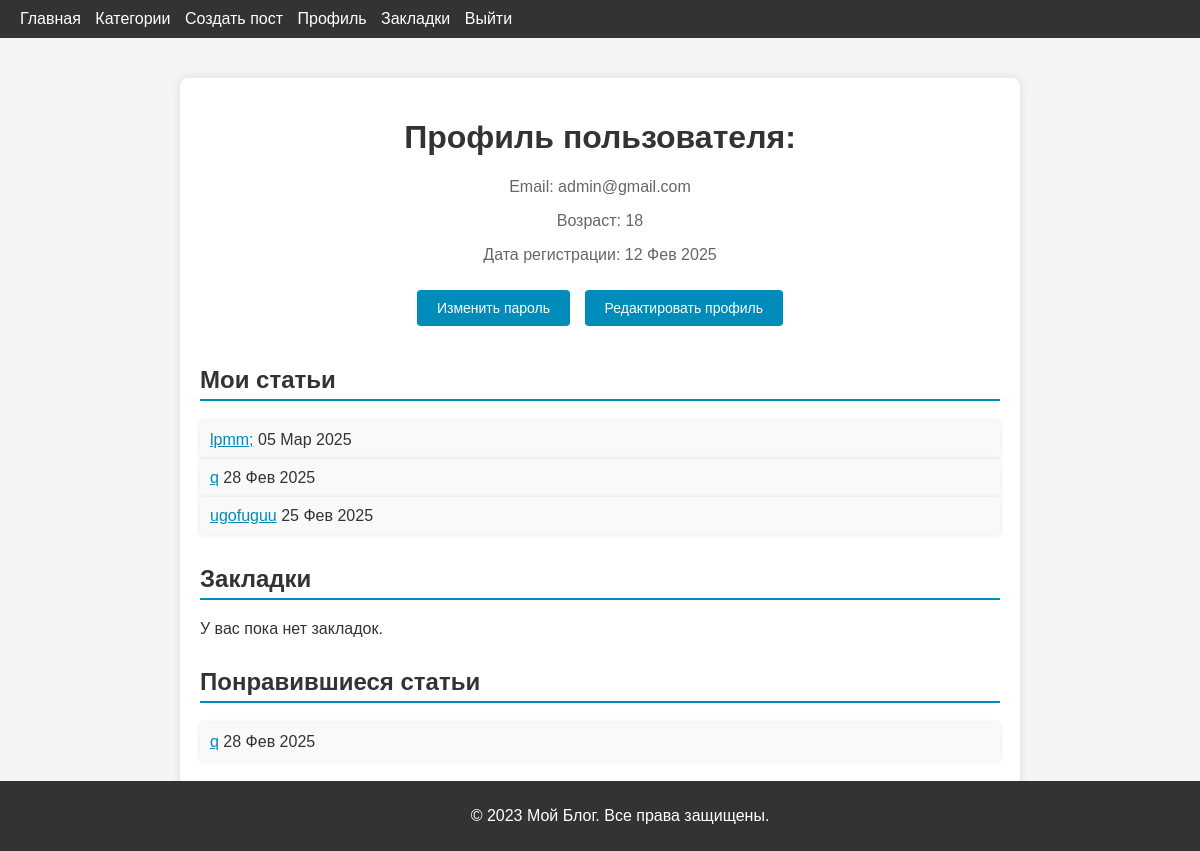
The page /accounts/profile/ (signed in) on the database its author committed.
### account/models.py (models this page shows, shortened)
class User(AbstractUser):
    username = None
    date_joined = None
    email = models.EmailField(
        max_length=255,
        unique=True,
        verbose_name="Электронная почта",
    )
    first_name = models.CharField(
        max_length=255,
        blank=True,
        verbose_name="Имя",
    )
    last_name = models.CharField(
        max_length=255,
        blank=True,
        verbose_name="Фамилия",
    )
    age = models.PositiveSmallIntegerField(
        default=18,
        verbose_name="Возраст",
    )
    is_active = models.BooleanField(
        default=True,
        verbose_name="Активен",
    )
    is_staff = models.BooleanField(
        default=False,
        verbose_name="Персонал",
    )
    is_superuser = models.BooleanField(
        default=False,
        verbose_name="Суперпользователь",
    )
    created_at = models.DateTimeField(auto_now_add=True, verbose_name="Дата создание")
    updated_at = models.DateTimeField(auto_now=True, verbose_name="Дата обновление")
    USERNAME_FIELD = "email"
    REQUIRED_FIELDS = []
    objects = UserManager()
    class Meta:
        verbose_name = "Пользователь"
        verbose_name_plural = "Пользователи"
        ordering = ['-updated_at']

### blog/models.py (models this page shows, shortened)
class Post(models.Model):
    category = models.ManyToManyField(
        to=Category,
        related_name="posts",
        verbose_name="Категории",
    )
    owner = models.ForeignKey(
        to=User,
        on_delete=models.CASCADE,
        related_name="posts",
        verbose_name="Автор",
    )
    title = models.CharField(
        max_length=255,
        verbose_name="Заголовок",
    )
    description = models.CharField(
        max_length=255,
        verbose_name="Описание"
    )
    content = models.TextField(
        verbose_name="Содержание"
    )
    art_image = models.ImageField(
        upload_to="posts/",
        null=True,
        blank=True,
        verbose_name="Изображение статьи"
    )
    bookmarks = models.ManyToManyField(
        to=User,
        related_name="bookmarks",
        blank=True,
        verbose_name="Закладки"
    )
    likes = models.ManyToManyField(
        to=User,
        related_name="likes",
        blank=True,
        verbose_name="Нравится"
    )
    dislikes = models.ManyToManyField(
        to=User,
        related_name="dislikes",
        blank=True,
        verbose_name="Не нравится"
    )
    created_at = models.DateTimeField(auto_now_add=True, verbose_name="Дата создания")
    updated_at = models.DateTimeField(auto_now=True, verbose_name="Дата обновления")
    class Meta:
        verbose_name = "Статья"
        verbose_name_plural = "Статьи"
        ordering = ['-updated_at']

### account/views/profile.py (the view)
# urls.py: path('profile/', profile, name='profile'),
@login_required
def profile(request):
    user = request.user
    return render(request, 'account/profile.html', {'user': user})

### templates/account/profile.html (shortened to what this page needs)
{% extends 'base.html' %}
{% block content %}
    <div class="profile-container">
        <div class="profile-header">
            <h1>Профиль пользователя: {{ user.first_name }} {{ user.last_name }}</h1>
            <p>Email: {{ user.email }}</p>
            <p>Возраст: {{ user.age }}</p>
            <p>Дата регистрации: {{ user.created_at|date:"d M Y" }}</p>
            <a href="{% url 'account:password-change' %}" class="profile-btn">Изменить пароль</a>
            <a href="{% url 'account:edit-profile' %}" class="profile-btn">Редактировать профиль</a>
        </div>
        <div class="profile-posts">
            <h2>Мои статьи</h2>
            {% if user.posts.all %}
                <ul>
                    {% for post in user.posts.all %}
                        <li>
                            <a href="{% url 'blog:post-detail' post.id %}">{{ post.title }}</a>
                            <span class="post-date">{{ post.created_at|date:"d M Y" }}</span>
                        </li>
                    {% endfor %}
                </ul>
            {% else %}
                <p>У вас пока нет статей.</p>
            {% endif %}
        </div>
        <div class="profile-bookmarks">
            <h2>Закладки</h2>
            {% if user.bookmarks.all %}
                <ul>
                    {% for post in user.bookmarks.all %}
                        <li>
                            <a href="{% url 'blog:post-detail' post.id %}">{{ post.title }}</a>
                            <span class="post-date">{{ post.created_at|date:"d M Y" }}</span>
                        </li>
                    {% endfor %}
                </ul>
            {% else %}
                <p>У вас пока нет закладок.</p>
            {% endif %}
        </div>
        <div class="profile-likes">
            <h2>Понравившиеся статьи</h2>
            {% if user.likes.all %}
                <ul>
                    {% for post in user.likes.all %}
                        <li>
                            <a href="{% url 'blog:post-detail' post.id %}">{{ post.title }}</a>
                            <span class="post-date">{{ post.created_at|date:"d M Y" }}</span>
                        </li>
                    {% endfor %}
                </ul>
            {% else %}
                <p>У вас пока нет понравившихся статей.</p>
            {% endif %}
        </div>
    </div>
{% endblock %}

### static/css/styles.css (style rules this page uses)
body { font-family: Arial, sans-serif; margin: 0; padding: 0; background-color: #f4f4f4; color: #333; }
.profile-container { max-width: 800px; margin: 20px auto; padding: 20px; background: #fff; box-shadow: 0 0 10px rgba(0, 0, 0, 0.1); border-radius: 8px; }
.profile-header { text-align: center; margin-bottom: 30px; }
.profile-header h1 { color: #333; }
.profile-header p { color: #666; }
.profile-btn { display: inline-block; margin: 10px 5px; padding: 10px 20px; background-color: #008CBA; color: white; text-decoration: none; border-radius: 4px; font-size: 14px; }
.profile-posts, .profile-bookmarks, .profile-likes { margin-bottom: 30px; }
.profile-posts h2, .profile-bookmarks h2, .profile-likes h2 { border-bottom: 2px solid #008CBA; padding-bottom: 5px; }
.profile-posts ul, .profile-bookmarks ul, .profile-likes ul { list-style-type: none; padding: 0; }
.profile-posts li, .profile-bookmarks li, .profile-likes li { padding: 10px; background-color: #f9f9f9; border-radius: 4px; box-shadow: 0 0 5px rgba(0, 0, 0, 0.1); }
.profile-posts a, .profile-bookmarks a, .profile-likes a { color: #008CBA; }

### rows shown on the page
User: email "admin@gmail.com", age "18", created_at "12 Фев 2025"
Post: title "lpmm;", created_at "05 Мар 2025"
Post: title "q", created_at "28 Фев 2025"
Post: title "ugofuguu", created_at "25 Фев 2025"
